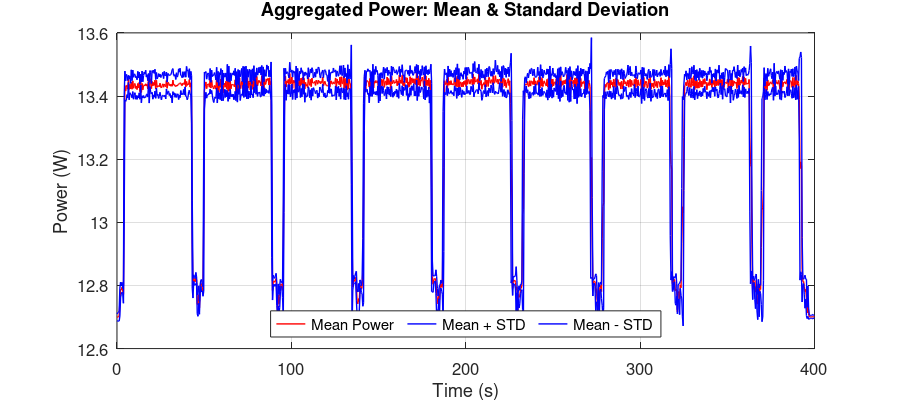
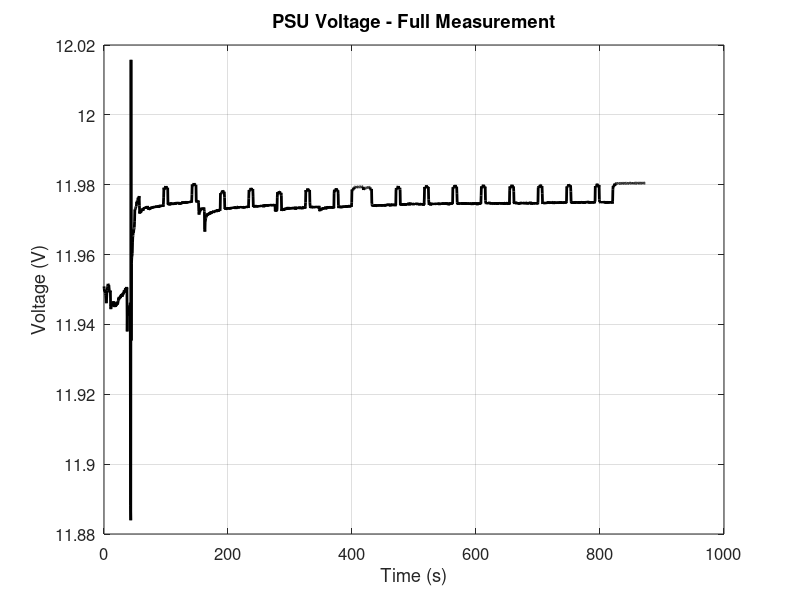
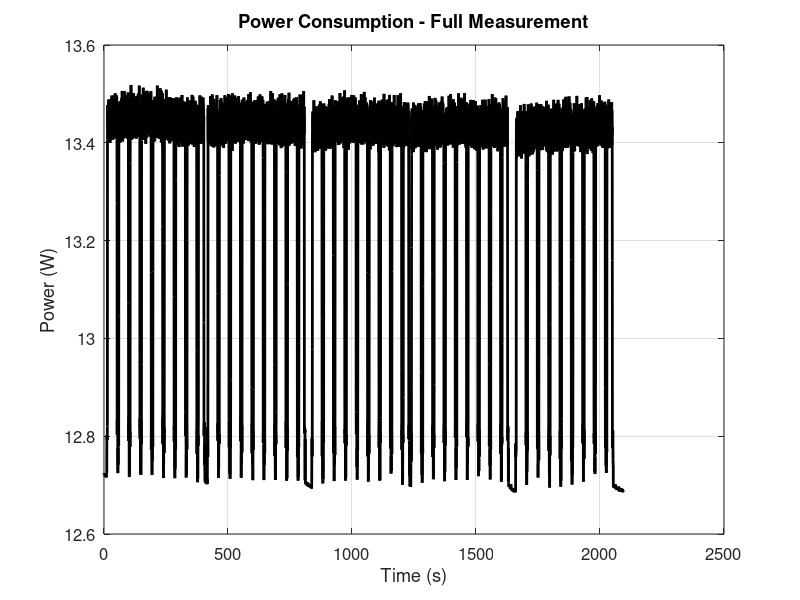
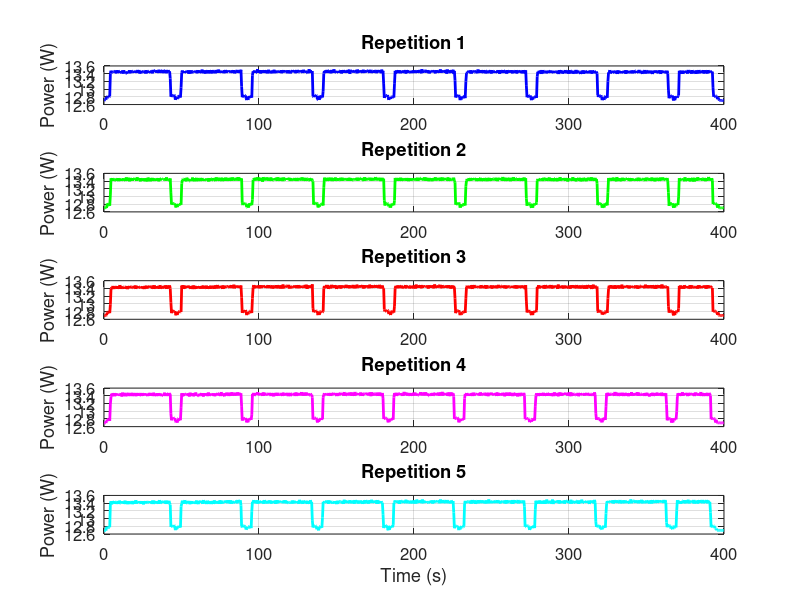

The MATLAB source for these figures, in order:
%% 电源电压提取与均值计算
psu_data = load('psu128_411.mat', 'Channel1_VDC');
psu_voltage = psu_data.Channel1_VDC;
dt_psu = 0.411;
time_psu = (0:length(psu_voltage)-1)' * dt_psu;

% 设定有效电压范围
v_min = 11.9720;
v_max = 11.9760;

% 提取并计算平均电压
valid_voltage = psu_voltage(psu_voltage >= v_min & psu_voltage <= v_max);
avg_voltage_psu = mean(valid_voltage);
fprintf('PSU Voltage Average (%.4f ~ %.4f V): %.6f V\n', v_min, v_max, avg_voltage_psu);

% 绘图：PSU 电压整体图
figure;
plot(time_psu, psu_voltage, 'k', 'LineWidth', 2);
xlabel('Time (s)', 'FontSize', 12);
ylabel('Voltage (V)', 'FontSize', 12);
title('PSU Voltage - Full Measurement', 'FontSize', 12);
grid on;
set(gca, 'FontSize', 12);

%% 功率计算与主图展示
power_data = load('power128_411.mat', 'Channel1_VDC');
channel_voltage = power_data.Channel1_VDC;
dt_power = dt_psu;
time_power = (0:length(channel_voltage)-1)' * dt_power;
R = 0.10269;
power = (channel_voltage ./ R) * avg_voltage_psu;

% 绘制整体功率图
figure;
plot(time_power, power, 'k', 'LineWidth', 2);
xlabel('Time (s)', 'FontSize', 12);
ylabel('Power (W)', 'FontSize', 12);
title('Power Consumption - Full Measurement', 'FontSize', 12);
grid on;
set(gca, 'FontSize', 12);

%% 子图分段（示意）
% 各分段索引
segment_idx = {
    25:998,
    1011:1984,
    2035:3008,
    3008:3981,
    4036:5009
};

figure;
colors = ['b', 'g', 'r', 'm', 'c'];
for i = 1:5
    subplot(5,1,i);
    idx = segment_idx{i};
    plot(time_power(idx) - time_power(idx(1)), power(idx), colors(i), 'LineWidth', 2);
    title(sprintf('Repetition %d', i), 'FontSize', 12);
    ylabel('Power (W)', 'FontSize', 12);
    if i == 5
        xlabel('Time (s)', 'FontSize', 12);
    end
    grid on;
    set(gca, 'FontSize', 12);
end

%% 分段统计：processing 与 idle
% 时间点（单位秒）
processing_time_sec = [17, 98, 117, 199, 219, 300, 341, 422, 442, 523, ...
                       544, 624, 661, 743, 762, 844, 864, 944, 981, 1061, ...
                       1081, 1162, 1182, 1264, 1306, 1387, 1407, 1489, 1509, 1590];

idle_time_sec = [1, 13.563, 53.019, 59.184, 99.051, 105.216, 144.672, 150.837, 190.704, ...
                 196.869, 236.736, 242.901, 282.768, 288.933, 328.389, 334.554, ...
                 374.421, 380.586, 403.191, 418.809, 458.676, 464.841, 504.297, ...
                 510.462, 550.329, 556.494, 596.361, 602.115, 641.982, 648.147, ...
                 688.014, 694.179, 733.635, 739.8, 779.667, 785.421, 808.026, 839.673, ...
                 885.705, 897.54, 925.161, 931.326, 971.193, 977.358, 1016.91, 1022.98, ...
                 1062.85, 1069.01, 1108.88, 1115.04, 1154.5, 1160.66, 1200.53, 1206.28, ...
                 1228.89, 1239.58, 1279.44, 1285.20, 1325.06, 1330.82, 1370.69, 1376.85, ...
                 1416.31, 1422.47, 1461.93, 1468.09, 1507.55, 1513.71, 1553.58, 1559.33, ...
                 1599.20, 1604.95, 1627.56, 1662.08, 1701.54, 1707.70, 1747.16, 1753.33, ...
                 1793.19, 1798.95, 1838.81, 1844.98, 1884.43, 1890.60, 1930.06, 1936.22, ...
                 1976.09, 1981.84, 2021.71, 2027.46, 2050.07, 2093.22];

% 转换为采样点索引
processing_idx = round(processing_time_sec);
idle_idx = round(idle_time_sec / dt_power);

% 处理态功率均值计算（每两个点为一个区间）
processing_avgs = [];
for i = 1:2:length(processing_idx)
    idx_start = processing_idx(i);
    idx_end = processing_idx(i+1);
    avg = mean(power(idx_start:idx_end));
    processing_avgs(end+1) = avg;
    fprintf('Processing interval %d-%d: %.4f W\n', i, i+1, avg);
end

% 空闲态功率均值计算（每两个点为一个区间）
idle_avgs = [];
for i = 1:2:length(idle_idx)
    idx_start = idle_idx(i);
    idx_end = idle_idx(i+1);
    avg = mean(power(idx_start:idx_end));
    idle_avgs(end+1) = avg;
    fprintf('Idle interval %d-%d: %.4f W\n', i, i+1, avg);
end

% 输出整体均值
fprintf('\nAverage Processing Power: %.4f W\n', mean(processing_avgs));
fprintf('Average Idle Power: %.4f W\n', mean(idle_avgs));

%% 数据分段整合：构建 allPower 矩阵（假设各段数据等长）
numReps = length(segment_idx);
segmentLength = length(segment_idx{1});  % 每段数据点数（所有段等长）
allPower = zeros(numReps, segmentLength);

for i = 1:numReps
    idx = segment_idx{i};
    allPower(i,:) = power(idx);
end

%% 计算各时刻的均值与标准差（沿着每个数据点）
meanPower = mean(allPower, 1);
stdPower = std(allPower, 0, 1);

% 取其中一段的时间作为横轴（假设各段的时间间隔一致）
timeSegment = time_power(segment_idx{1}) - time_power(segment_idx{1}(1));

% 绘图：均值和标准差（均为实线，线宽1）
figure;
plot(timeSegment, meanPower, 'r-', 'LineWidth', 1, 'DisplayName', 'Mean Power');
hold on;
plot(timeSegment, meanPower + stdPower, 'b-', 'LineWidth', 1, 'DisplayName', 'Mean + STD');
plot(timeSegment, meanPower - stdPower, 'b-', 'LineWidth', 1, 'DisplayName', 'Mean - STD');
xlabel('Time (s)', 'FontSize', 12);
ylabel('Power (W)', 'FontSize', 12);
title('Aggregated Power: Mean & Standard Deviation', 'FontSize', 12);
legend('Location','south','Orientation','horizontal','FontSize', 12);
grid on;
set(gca, 'FontSize', 12);
hold off;

%% 新增部分：基于阈值计算运行态（功率 > 13.36 W）与空闲态（功率 < 12.9 W）的统计量
running_values = allPower(allPower > 13.36);
idle_values = allPower(allPower < 12.9);

mean_running = mean(running_values);
std_running = std(running_values);

mean_idle = mean(idle_values);
std_idle = std(idle_values);

fprintf('运行态（功率 > 13.36 W）: 平均值 = %.4f W, 标准差 = %.4f W\n', mean_running, std_running);
fprintf('空闲态（功率 < 12.9 W）: 平均值 = %.4f W, 标准差 = %.4f W\n', mean_idle, std_idle);

width_in = 9;   
height_in = 4;  

% 设置图形属性
set(gcf, 'PaperUnits', 'inches');
set(gcf, 'PaperPosition', [0, 0, width_in, height_in]);

% 导出为矢量 EMF
print(gcf, '128power_repetitions', '-dmeta');
